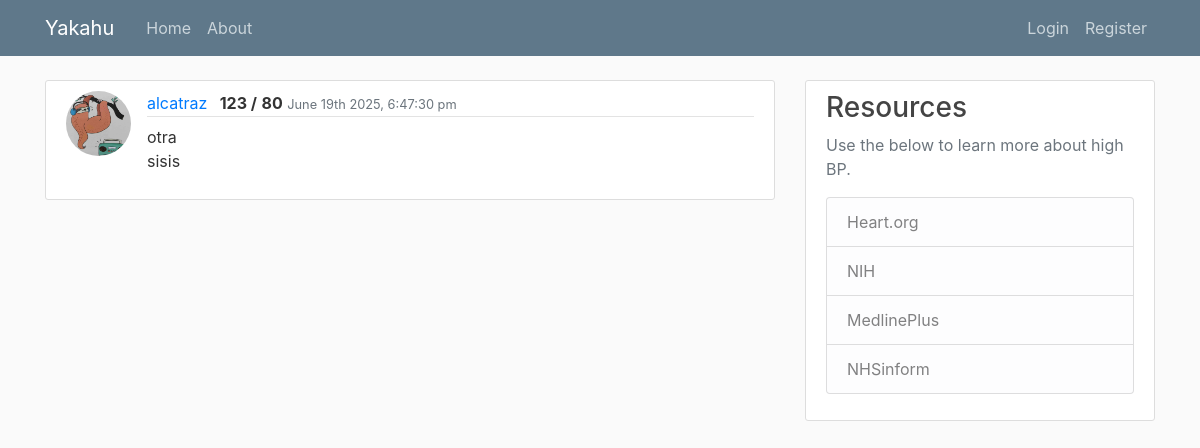
The app's page /reading/2/, older data.
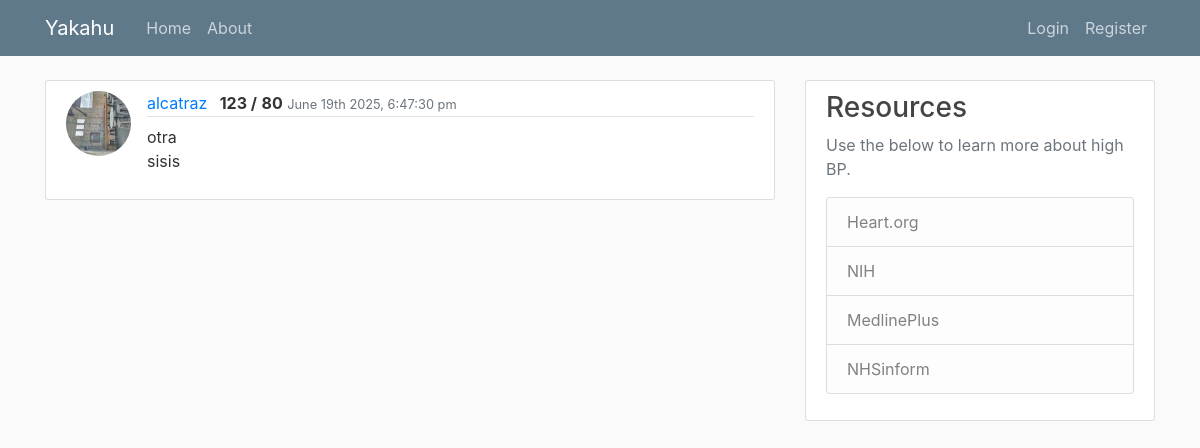
The same page, newer data.
### mbp/models.py (models this page shows, shortened)
class User(db.Model, UserMixin):
    id = db.Column(db.Integer, primary_key=True)
    username = db.Column(db.String(20), unique=True, nullable=False)
    email = db.Column(db.String(120), unique=True, nullable=False)
    image_file = db.Column(db.String(20), nullable=False, default='default.jpg')
    password = db.Column(db.String(60), nullable=False)
    readings = db.relationship('Reading', backref='user', lazy=True)

### mbp/readings/routes.py (the view)
@readings.route('/reading/<int:reading_id>/')
def reading(reading_id):
    reading = Reading.query.get_or_404(reading_id)
    return render_template('reading.html', title='User Readings', reading=reading)

### mbp/templates/reading.html (shortened to what this page needs)
{% extends "base.html" %}
{% block content %}
    <article class="media content-section">
      <img class="rounded-circle article-img" src="{{ url_for('static', filename='profile_pics/' + reading.user.image_file) }}" />
      <div class="media-body">
        <div class="article-metadata">
          <a class="mr-2" href="{{ url_for('users.user_readings', username=reading.user.username) }}">{{ reading.user.username }}</a>
          <text class="font-weight-bold">{{ reading.sys }} /</text>
          <text class="font-weight-bold">{{ reading.dia}}</text>
          <small class="text-muted">{{ moment().format('MMMM Do YYYY, h:mm:ss a') }}</small>
        </div>
            <p class="article-content">{{ reading.notes }}</p>
      </div>
    </article>
{% endblock content %}

Row changes from the older to the newer data that the page shows:
changed User "alcatraz": image_file: picture added in place of a placeholder
